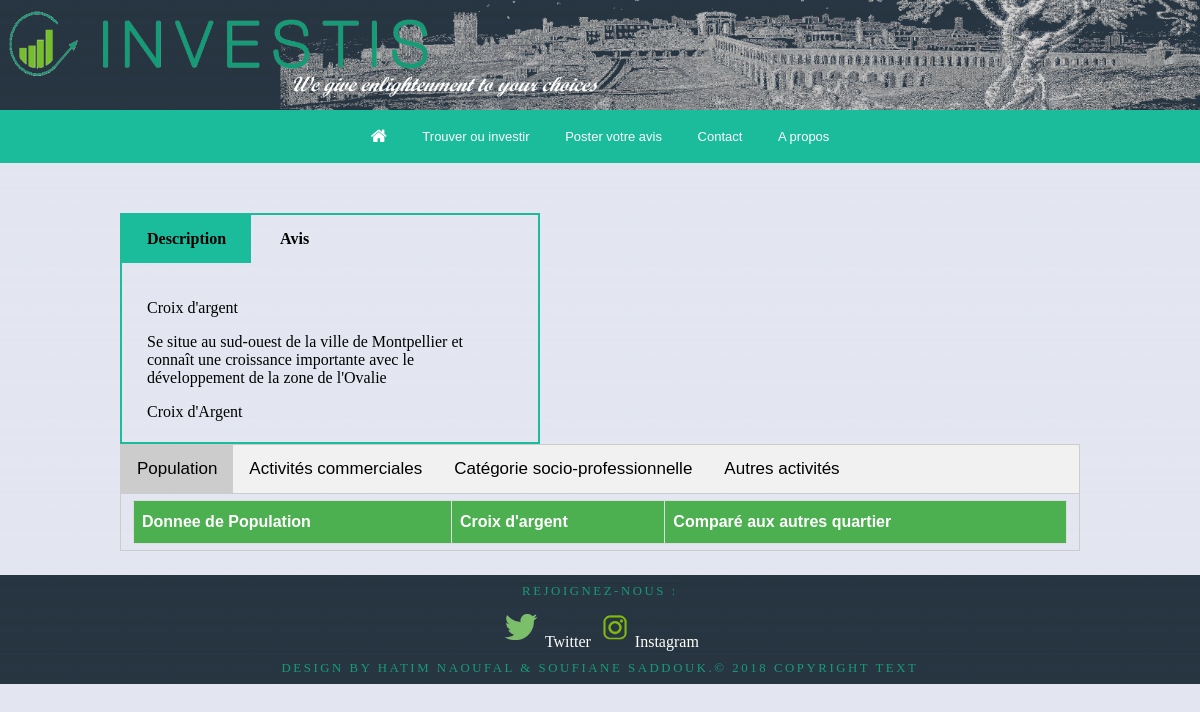
The page /results.php?nom_quartier=Croix d'argent on the database its author committed.
### tables this page shows
CREATE TABLE IF NOT EXISTS `quartier` (
  `code_quartier` int(11) NOT NULL,
  `nom_quartier` varchar(255) NOT NULL,
  `id_type` int(11) NOT NULL,
  `description` varchar(1000) NOT NULL,
  PRIMARY KEY (`code_quartier`),
  KEY `FK_quartier_id_type` (`id_type`)
);

### results.php (the view, shortened to what this page needs)
<?php
$nom_quartier = $_GET['nom_quartier'];
?>
<!DOCTYPE html>
<html>
<head>
<link type="text/css" rel="stylesheet" href="css/style.css" />
<link href="css/font-awesome/css/font-awesome.min.css" rel="stylesheet" type="text/css">
</head>
<body>
 <div class="header">
        <img class="montp" src="./images/img11.png" />
        <div class="head01">
            <div id="img1" class="head01">
                <a href="index.php" target="_blank"><img class="logo" src="./images/INVESTIS_logo.png" alt="C.investis logo" /></a>
            </div>
        </div>
        </div>
<div class="container">
    <div>
                <ul class="nav">
                    <li><a href="./recherche/recherche.php"><i class="icon-home icon-large"></i></a></li>
                    <li><a href="./recherche/recherche.php">Trouver ou investir</a></li>
                    <li><a href="./avis.php"> Poster votre avis</a></li>
                    <li><a href="./contact.php"> Contact</a></li>
                    <li><a href="./about.php"> A propos</a></li>
</ul>
    </div>
  </div>
<div class="main01">
      <label class="labeltab"  for="tab0">Description</label>
      <label class="labeltab" for="tab2">Avis</label>
      <div class="content12">
        <div id="content1">
        <p>
         <?php
try{
$bdd = new PDO('mysql:host=localhost;dbname=investis04;charset=utf8','root','');
$bdd ->setAttribute(PDO::ATTR_ERRMODE, PDO::ERRMODE_EXCEPTION);
    $req = ('select * from quartier where nom_quartier = "'.$nom_quartier.'"');
    $rep = $bdd->query($req);
    while ($p = $rep ->fetch()){
      echo "<div> " . $p['nom_quartier'] . "</div> <p>" . $p['description'] . "</p>" ;
   }
    }
catch(PDOException $e)
    {
    echo $req . "<br>" . $e->getMessage();
    }
       ?>
        </p>
        </div>
      </div>
</div>
<div class="tab1">
  <button class="tablinks" id="defaultOpen" onclick="openCity(event, 'population')">Population </button>
  <button class="tablinks" onclick="openCity(event, 'activites_commerciales')">Activités commerciales</button>
  <button class="tablinks" onclick="openCity(event, 'categorie_socio_professionnelle')">Catégorie socio-professionnelle</button>
  <button class="tablinks" onclick="openCity(event, 'autres_activites')">  Autres activités</button>
</div>
<div id="population" class="tabcontent1" >
  <?php
echo "<table id=\"customers\"><tr><th>Donnee de Population</th><th>".$_GET['nom_quartier']."</th><th>Comparé aux autres quartier</th></tr>";
?>
</table>
</div>
     <footer class="footer2">
              <div class="social-navigation">
                    <span class="copyright">Rejoignez-nous :</span></br>
                      <img  src="images/twitter-logo.png" alt="insta" width="40"><a href="https://twitter.com/"><span> Twitter</span></a>
                      <img src="images/insta.png" alt="insta" width="40"/><a href="https://www.instagram.com/"><span>Instagram</span></a>
                      </div>
                          <div class="copyright">
                    Design by Hatim Naoufal & Soufiane SADDOUK.© 2018 Copyright Text
                  </div>
            </footer>
</body>
</html>

### css/style.css (style rules this page uses)
body { margin:0px; padding:0px; background-image: url('../images/grid.png'); min-height: 100%; }
.header { width:100%; height:110px; position:relative; top:0; left:0; background: rgba(19, 35, 47, 0.9); }
.head01 { width:100%; height:100%; position:absolute; }
#img1 { top:10%; }
.logo { height: 80%; margin-left: 4px; }
*, *:before, *:after { box-sizing: border-box; }
a { text-decoration: none; color: #1ab188; }
.tab1 { overflow: hidden; border: 1px solid #ccc; background-color: #f1f1f1; text-align: center; margin-top: 5% ; margin-right: auto; margin-left: auto; width: 80%; }
.tab1 button { background-color: inherit; float: left; border: none; outline: none; cursor: pointer; padding: 14px 16px; transition: 0.3s; font-size: 17px; }
.tab1 button.active { background-color: #ccc; }
.tabcontent1 { margin: auto; width: 80%; display: none; padding: 6px 12px; border: 1px solid #ccc; border-top: none; }
.container { margin: 0 auto; }
.nav { font-family: 'Orienta', sans-serif; font-weight: 400; font-size: 13px; line-height: 13px; position: relative; padding: 0 0 0 4px; margin: 0; text-align: center; background-color: #1abc9c; }
.nav a, .nav a:link, .nav a:visited, .nav a:hover, .nav a:focus, span { color: #fff; text-decoration: none; }
.nav > li { display: inline-block; text-align: center; margin-left: -4px; }
.nav > li > a { padding:20px 18px; display: block; }
#customers { font-family: "Trebuchet MS", Arial, Helvetica, sans-serif; border-collapse: collapse; width: 100%; }
#customers td, #customers th { border: 1px solid #ddd; padding: 8px; }
#customers th { padding-top: 12px; padding-bottom: 12px; text-align: left; background-color: #4CAF50; color: white; }
.montp { float: right; height: 100%; }
.social-navigation { text-align:center; }
.copyright { overflow: hidden; border-top: 1px solid rgba(0,0,0,0.08); letter-spacing: 0.20em; line-height: 2.5em; text-transform: uppercase; font-size: 0.80em; color: rgb(23,155,119); text-align: center; }
.footer2 { width: 100%; right: 0; left: 0; margin-bottom: 0px; background: rgba(19, 35, 47, 0.9); margin-top: 2%; bottom: 0; }
.main01 { border-style: outset outset outset outset; border-width: 6px; border-color: #1abc9c; margin: 0 auto; width: 35%; max-width: 35%; border-style: solid; border-width: 2px; float: left; margin-left: 10%; margin-top: 50px }
.content12 > #content1, #content2 { display: none; padding: 20px 25px 5px; }
.labeltab { display: inline-block; padding: 15px 25px; font-weight: 600; text-align: center; }
.firstab:checked + .labeltab { background: #1abc9c; }
#tab0:checked ~ .content12 #content1, #tab2:checked ~ .content12 #content2, #tab3:checked ~ .content12 #content3, #tab4:checked ~ .content12 #content4 { display: block; }

### rows shown on the page
quartier: nom_quartier "Croix d'argent", description "Se situe au sud-ouest de la ville de Montpellier et connaît une croissance importante avec le développement de la zone de l'Ovalie"
quartier: nom_quartier "Croix d'Argent"

### other values the page prints
$_GET['nom_quartier'] "Croix d'argent"
